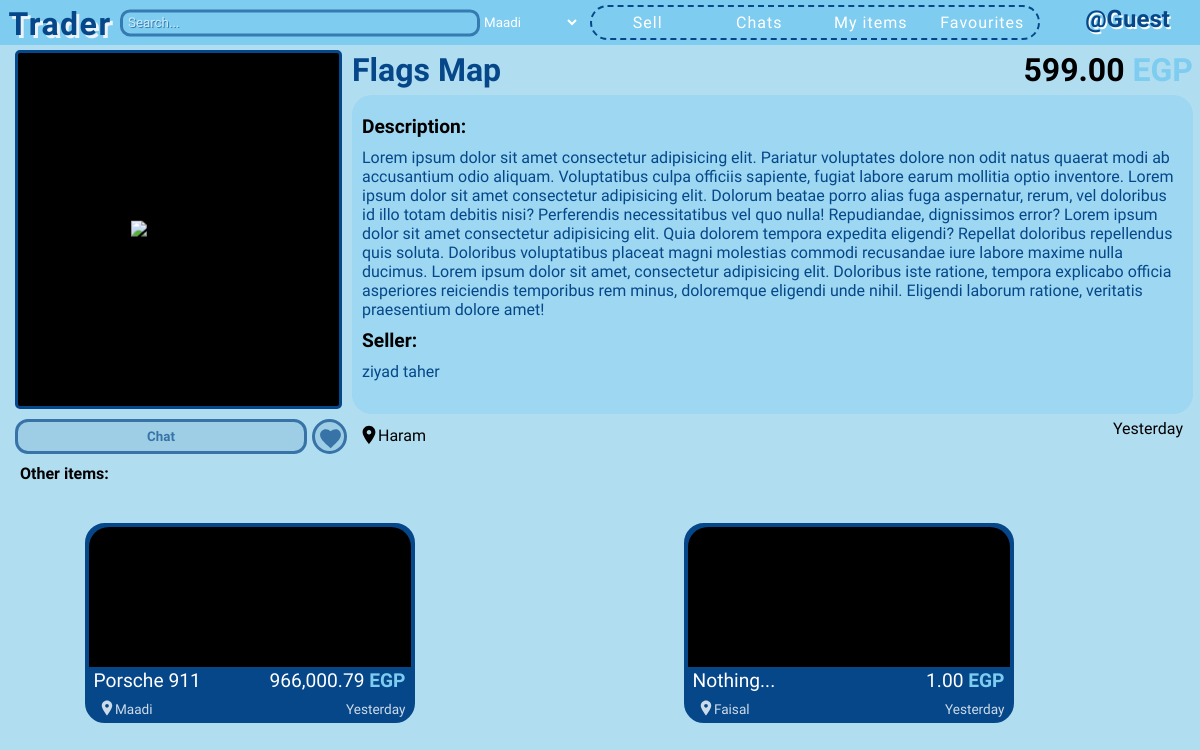
/1/, run on the app's committed database.
### app/models.py (models this page shows)
class Item(db.Model):
    id = db.Column(db.Integer, primary_key=True)
    title = db.Column(db.String(100), nullable=False)
    description = db.Column(db.Text, nullable=False)
    location = db.Column(db.String(100), nullable=False)
    price = db.Column(db.Float, default=0, nullable=False)
    is_sold = db.Column(db.Boolean, default=False)
    created_at = db.Column(db.DateTime)
    owner = db.Column(db.Integer, db.ForeignKey("user.id", ondelete='CASCADE'), nullable=False)
    images = db.relationship('Image', backref='images_set', lazy=True)
    chats = db.relationship('Chat', backref='chats_set', lazy=True)

class User(db.Model, UserMixin):
    id = db.Column(db.Integer, primary_key=True)
    firstname = db.Column(db.String(50), nullable=False)
    lastname = db.Column(db.String(50), nullable=False)
    username = db.Column(db.String(30), unique=True, nullable=False)
    email = db.Column(db.String(120), unique=True, nullable=False)
    password = db.Column(db.String(120), nullable=False)
    sent_chat = db.relationship('Chat', backref='sent_by_set', lazy=True, foreign_keys='Chat.sent_by')
    received_chat = db.relationship('Chat', backref='received_by_set', lazy=True, foreign_keys='Chat.received_by')
    items = db.relationship('Item', backref='item_owner', lazy=True)
    contacts = db.relationship('User', secondary=user_contacts,
                               primaryjoin=(user_contacts.c.contact_id == id),
                               secondaryjoin=(user_contacts.c.contacted_id == id),
                               backref=db.backref('contacted_by', lazy='dynamic'),
                               lazy='dynamic')
    favourites = db.relationship('Item', secondary=favourite_items, backref=db.backref('fav_users', lazy='dynamic'))

### app/routes.py (the view)
@app.get("/<int:item_id>/")
def single_item(item_id):
    items = []
    item = None
    for entry in Item.query.all():
        if entry.id == item_id:
            item = entry
            seller = User.query.get(item.owner)
        else:
            items.append(entry)
    if not item:
        abort(404)
    if current_user.is_authenticated:
        is_favourite = item in current_user.favourites
    else:
        is_favourite = False
    return render_template("single-item.html", items=items, item=item, seller=seller, is_favourite=is_favourite)

### app/__init__.py (called while the page is built)
def price_format(float):
    return '{:,.2f}'.format(float)

def date_format(dateT):
    now = datetime.now()
    time_difference = now - dateT
    if time_difference < timedelta(minutes=3):
        return "Just now"
    elif time_difference < timedelta(minutes=30):
        return "Few minutes ago"
    elif time_difference < timedelta(hours=1):
        return "Less than an hour ago"
    elif time_difference < timedelta(hours=1.1):
        return "An hour ago"
    elif time_difference < timedelta(hours=1.9):
        return "More than an hour ago"
    elif time_difference < timedelta(hours=6):
        return "Few hours ago"
    elif dateT.date() == datetime.now().date():
        return "Today"
    elif dateT.date() == datetime.now().date() - timedelta(days=1):
        return "Yesterday"
    else:
        return dateT.strftime("%d %b, %Y")

### app/templates/single-item.html (shortened to what this page needs)
{% extends 'base.html' %}
{% block head %}
    <link rel="stylesheet" href="{{ url_for('static', filename='css/partials/item.css') }}">
    <link rel="stylesheet" href="{{ url_for('static', filename='css/single-item.css') }}">
{% endblock %}
{% block content %}
    <div class="grid-cont">
        <div class="item-img-cont">
            <img src="{{ url_for('serve_image', img_id=item.images[0].id) }}" alt="item-image">
        </div>
        {% if current_user.id == seller.id %}
        <div class="seller-btns">
            <button class="edit-btn" onclick="window.location.href = `{{ url_for('edit_item', item_id=item.id) }}?next={{ url_for('single_item', item_id=item.id) }}`">Edit</button>
            <button class="delete-btn" onclick="window.location.href = `{{ url_for('delete_item', item_id=item.id) }}?next={{ url_for('index') }}`">Delete</button>
        </div>
        {% else %}
        <button class="chat-btn" onclick="goToChat()">Chat</button>
        <button class="favourite-btn {% if is_favourite %}fav{% endif %}" onclick="toggleFavourite()">
            <svg
            width="25"
            height="25"
            xmlns="http://www.w3.org/2000/svg"
            viewBox="0 0 24 24"
            >
            <path
                d="M12 21.35l-1.45-1.32C5.4 15.36 2 12.28 2 8.5 2 5.42 4.42 3 7.5 3c1.74 0 3.41.81 4.5 2.09C13.59 3.81 15.26 3 17 3 20.08 3 22 5.42 22 8.5c0 3.78-3.4 6.86-8.55 11.54L12 21.35z"
            />
            </svg>
        </button>
        {% endif %}
        <div class="title-price">
            <h2 class="item-title">{{ item.title }}</h2>
            <div class="price-cont">{{ price_format(item.price) }} <span class="egp">EGP</span></div>
        </div>
        <div class="description-cont">
            <div>Description:</div>
            {{ item.description }}
            <div>Seller:</div>
            {{ seller.firstname }} {{ seller.lastname }}
        </div>
        <div class="location-cont">
            <svg
                width="22px"
                height="22px"
                xmlns="http://www.w3.org/2000/svg"
                viewBox="0 0 24 24"
                fill="#000000"
            >
                <path d="M12 2C8.13 2 5 5.13 5 9c0 4.25 7 13 7 13s7-8.75 7-13c0-3.87-3.13-7-7-7zm0 9.5c-1.38 0-2.5-1.12-2.5-2.5s1.12-2.5 2.5-2.5 2.5 1.12 2.5 2.5-1.12 2.5-2.5 2.5z" />
            </svg> {{ item.location }}
        </div>
        <div class="item-created-at">{{ date_format(item.created_at) }}</div>
        <div class="other-items-cont">
            <div class="title">Other items:</div>
            <div class="other-items">
                {% for item in items %}
                    {% include 'partials/item.html' %}
                {% endfor %}
            </div>
        </div>
    </div>
{% endblock %}

### app/templates/partials/item.html (shortened to what this page needs)
<div class="single-item-cont" id="item-{{ item.id }}">
    <a class="item" href="{{ url_for('single_item', item_id=item.id) }}">
        <div class="img-cont">
        </div>
        <div class="upper">
            <div>{{ item.title }}</div>
            <div>{{ price_format(item.price) }} <span class="egp">EGP</span></div>
        </div>
        <div class="lower">
            <div>
                <svg
                    width="18px"
                    height="18px"
                    xmlns="http://www.w3.org/2000/svg"
                    viewBox="0 0 24 24"
                    fill="#fff"
                >
                    <path d="M12 2C8.13 2 5 5.13 5 9c0 4.25 7 13 7 13s7-8.75 7-13c0-3.87-3.13-7-7-7zm0 9.5c-1.38 0-2.5-1.12-2.5-2.5s1.12-2.5 2.5-2.5 2.5 1.12 2.5 2.5-1.12 2.5-2.5 2.5z" />
                </svg> {{ item.location }}
            </div>
            <div>{{ date_format(item.created_at) }}</div>
        </div>
    </a>
</div>

### app/static/css/base.css (style rules this page uses)
* { font-family: 'Varela Round', serif; box-sizing: border-box; margin: 0; padding: 0; font-size: bolder; }
body { background-color: #B1DDF1; color: white; }

### app/static/css/partials/item.css (style rules this page uses)
.single-item-cont { position: relative; width: 440px; margin: auto; transition: transform 0.5s; }
.item { position: relative; display: flex; flex-direction: column; justify-content: space-between; text-decoration: none; color: white; width: 440px; height: 290px; background-color: #064789; border-radius: 20px; border: 4px solid #064789; cursor: pointer; }
.img-cont { border-radius: 20px 20px 0 0; position: relative; background-color: black; overflow: hidden; height: 85%; }
.upper, .lower { display: flex; justify-content: space-between; align-items: baseline; padding: 2px 5px; }
.upper { font-size: 1.2rem; }
span.egp { color: #7eccf0; font-weight: bolder; }
.lower { font-size: 0.85rem; opacity: 0.8; }
.lower svg { position: relative; top: 3.5px; left: 4px; }

### app/static/css/single-item.css (style rules this page uses)
.grid-cont { width: 100%; display: grid; grid-template-columns: 25% 35px 1fr auto; grid-template-rows: 45px 1fr 30px 1fr; gap: 5px; height: 91vh; width: 99vw; margin: 0 10px; color: black; }
.item-img-cont { position: relative; background-color: black; overflow: hidden; margin: 5px; border: 3px solid #064789; border-radius: 5px; grid-column: span 2; grid-row: span 2; }
.item-img-cont img { position: absolute; top: 50%; left: 50%; transform: translate(-50%, -50%); max-width: 100%; max-height: 100%; }
button { height: 35px; cursor: pointer; color: #064789; border-color: #064789; background-color: rgba(132, 189, 215, 0.644); opacity: 0.7; border-style: solid; border-width: 3px; }
.chat-btn, .seller-btns { grid-column-start: 1; margin-left: 5px; }
.chat-btn, .seller-btns button { border-radius: 13px; font-weight: bolder; }
.favourite-btn { grid-column-start: 2; border-radius: 50%; width: 35px; }
.favourite-btn svg { position: relative; right: 2.25px; bottom: 1px; margin: 5px; fill: #064789; }
.title-price { display: flex; justify-content: space-between; align-items: center; margin-bottom: 5px; grid-row: 1; grid-column: 3 / 5; margin-top: 10px; }
.item-title { font-size: 2rem; color: #064789; }
.price-cont { font-size: 2rem; font-weight: bolder; padding: 10px 0; }
.price-cont .egp { color: #7eccf0; }
.description-cont { color: #064789; overflow: auto; background-color: #7eccf065; border-radius: 20px; padding: 10px; grid-row: 2; grid-column: 3 / 5; }
.description-cont div { font-size: 1.2rem; font-weight: bolder; color: black; padding: 10px 0; }
.location-cont { grid-column-start: 3; grid-row-start: 3; }
.location-cont svg { position: relative; top: 5px; left: 6px; }
.item-created-at { grid-column-start: -2; grid-row-start: 3; margin-right: 10px; }
.other-items-cont { grid-column: span 5; }
.other-items-cont .title { font-weight: bolder; padding: 10px; }
.other-items { display: flex; gap: 10px; overflow: auto; padding-bottom: 5px; height: 83%; width: 100%; }
.item { flex-shrink: 0; width: 330px; height: 200px; }

### data on the page
Item: title "Flags Map", price "599.00", description "Lorem ipsum dolor sit amet consectetur adipisicing elit. Pariatur voluptates dolore non odit natus quaerat modi ab accusantium odio aliquam. Voluptatibus culpa officiis sapiente, fugiat labore earum mollitia optio inventore. Lorem ipsum dolor sit amet consectetur adipisicing elit. Dolorum beatae porro alias fuga aspernatur, rerum, vel doloribus id illo totam debitis nisi? Perferendis necessitatibus vel quo nulla! Repudiandae, dignissimos error? Lorem ipsum dolor sit amet consectetur adipisicing elit. Quia dolorem tempora expedita eligendi? Repellat doloribus repellendus quis soluta. Doloribus voluptatibus placeat magni molestias commodi recusandae iure labore maxime nulla ducimus. Lorem…", location "Haram", created_at "Yesterday"
User: firstname "ziyad", lastname "taher"
Item: title "Porsche 911", price "966,000.79", location "Maadi", created_at "Yesterday"
Item: title "Nothing...", price "1.00", location "Faisal", created_at "Yesterday"
